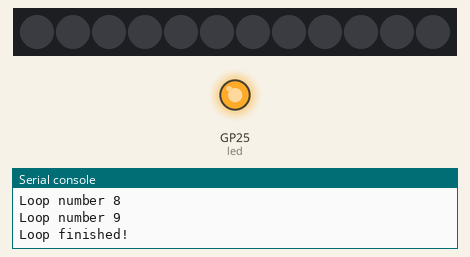
The program below on a simulated Raspberry Pi Pico running CircuitPython. Shown: 12 RGB LEDs in strip order, left to right, output pins drawn as LEDs (lit = HIGH), the last lines printed to the serial console. Dim RGB values are drawn brighter than linear.

Above: at 0.1 s.
At 1.7 s:
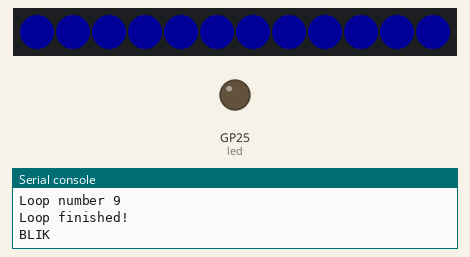
At 4.2 s:
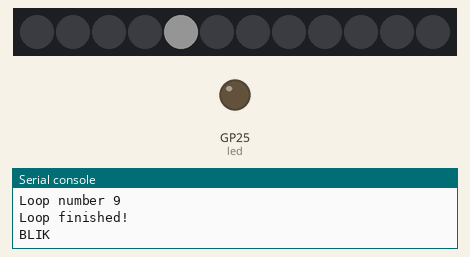
At 8.8 s:
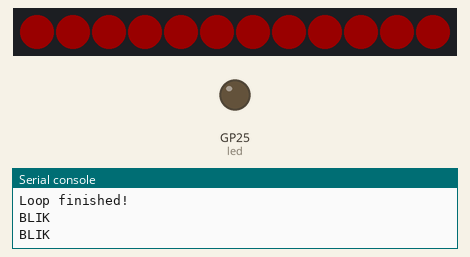
Timing chart, 0 to 34.6 s (numbered marks = the images above):
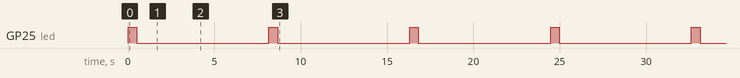

The program:

Neopixel_demoPrusa.py
```python
import time
import board
import digitalio
import neopixel

led = digitalio.DigitalInOut(board.LED)
led.direction = digitalio.Direction.OUTPUT
print("Loop starting!")
for i in range(10):
    print("Loop number", i)
print("Loop finished!")

n_pixels = 12
led_n = neopixel.NeoPixel(board.GP0, n_pixels)
led_n.brightness = 0.1

while True:
    led.value = True
    time.sleep(0.5)
    led.value = False
    time.sleep(0.1)
    print("BLIK")
    for i in range(n_pixels):
        led_n[i] = (255, 0, 0)
    time.sleep(0.5)
    for i in range(n_pixels):
        led_n[i] = (0, 255, 0)
    time.sleep(0.5)
    for i in range(n_pixels):
        led_n[i] = (0, 0, 255)
    time.sleep(0.5)
    # vypni vsechny ledky
    for i in range(n_pixels):
        led_n[i] = (0, 0, 0)
    # auticko
    for i in range(n_pixels):
        led_n[i] = (200, 200, 200)
        time.sleep(0.5)
        led_n[i] = (00, 00, 00)

    for i in range(n_pixels):
        led_n[i] = (0, 0, 0)
```

Measured:
- by itself, GP25 (led): alternates HIGH for 0.50 s and LOW for 7.7 s
- by itself, everything shown: repeats every 8.2 s, in 17 steps
- what the display in image 1 shows lasts 0.5 s, from 1.6 s to 2.1 s
